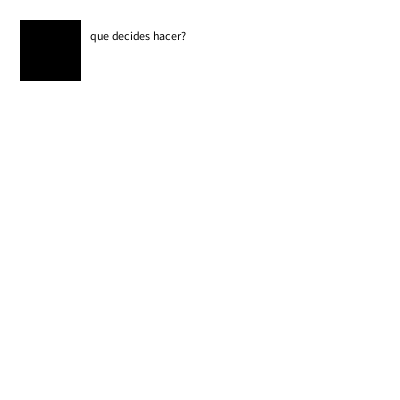
Frame 1 (no input)
Frame 60 (the mouse pressed at the canvas centre just before this capture): identical to frame 1, image omitted
Frame 120 (the mouse held since frame 60 and released just before this capture): identical to frame 1, image omitted

The Processing sketch that drew this single still picture (run headless with seeded random() and noise(); from frame 60 on, the mouse is pressed at the canvas centre):

// Processing sketch: processing_129745
// ── processing_129745.pde

boolean[] fase = {false,false,false,false,false,
                  false,false,false,false,false,
                  false,false,false,false,false,
                  false,false,false,false,false,
                  false,false,false,false,false,
                  false,false,false,false,false,};
int LIMITE = 8;
char[] dato=new char[LIMITE];
String palabra;
int i=0;
String s1 ="Es viernes, hace un día fantástico,  decides irte a la montaña con unos amigos, así que llamas a us compañeros de curso y os vais a un monte que os avían comentado que tenía unas vistas preciosas, con lo que sin pensarlo más cogéis las mochilas y vais allí en busca de la aventura. Cuando llegáis allí hacéis una ruta por el bosque y como se hace de noche, buscáis un claro para plantar las tiendas y dormir. … (escribe sigue!!!)"; 
String s2 ="Te despiertas, tu compañero sigue durmiendo, es de noche, sientes que hay alguien/algo merodeando por fuera, y te preguntas que podrá ser. Escuchas el ruido de una tela al romperse y alguien grita… Que decides hacer?  A) Salir de allí inmediatamente. (escribe salir!!!) B) Ir a ver qué ha pasado allí afuera. (escribe mirar!!!)  C) Permanecer en la tienda.(escribe quedarme)";
String s3 ="Abres la tienda con cuidado, y observas algo saliendo corriendo hacia el sur, decides salir de allí, así que despiertas a tu compañero y le cuentas lo ocurrido.  Los dos sobresaltados os preparáis para salir inmediatamente de allí. … Abrís la tienda y sin pararos a mirar comenzáis a correr hacia el bosque. (Fin.. por ahora)";
String s4 ="Abres la tienda con cuidado, y observas algo saliendo corriendo hacia el sur, despiertas a tu compañero y le cuentas lo ocurrido… Al salir de la tienda observáis que hay manchas de sangre en la tienda de vuestros amigos, y descubrís que uno de los dos yace en el suelo, sangrando, pero cuando os intentáis acercar a el descubrís que está muerto, las manchas de sangre salen de la tienda y van en la misma dirección que la sombra que viste. (Fin.. por ahora)";
String s5 ="Estas tan asustado que prefieres quedarte en el interior de la tienda arropado por tu saco de dormir, te sientes cobarde, pero te escondes en la tranquilidad de la oscuridad y te quedas dormido, ajeno a lo que ocurre fuera… (Fin.. por ahora).";


void setup(){
  size(400,400);
       fill(0);
}
void draw(){  
 background(255);
rect(20,20,60,60);
text("que decides hacer?",90,40);   
   if(fase[0]==true){
      text(palabra, 90, 60);}
      println(palabra);
   if(fase[1]==true){
      text(s1, 20, 100, 360, 270);
}  if(fase[2]==true){
      text(s2, 20, 100, 360, 270);
}  if(fase[3]==true){
      text(s3, 20, 100, 360, 270);
}  if(fase[4]==true){
      text(s4, 20, 100, 360, 270);
}  if(fase[5]==true){
      text(s5, 20, 100, 360, 270);
}}
void keyPressed(){  
      
    if(key!=CODED && i < LIMITE){
        fase[0]=true;
        
        dato[i]=key;
        i++;
        
     }if(keyCode == DELETE&& i >= 1){
       i--;
       dato[i]='\0';
         if(i>0){
         i--;
         }
      }
      if(key==ENTER&&palabra.equals("c,o,n,t,i,n,u,a")){
         fase[1]=true;
      }
      if(key==ENTER&&palabra.equals("s,i,g,u,e,!,!,!")){
        fase[1]=false;
        fase[2]=true;
      }
      if(key==ENTER&&palabra.equals("s,a,l,i,r,!,!,!")){
        fase[2]=false;
        fase[3]=true;
      }
      if(key==ENTER&&palabra.equals("m,i,r,a,r,!,!,!")){
        fase[2]=false;
        fase[4]=true;
      }
      if(key==ENTER&&palabra.equals("q,u,e,d,a,r,m,e")){
        fase[2]=false;
        fase[5]=true;
      }
     
     palabra = new String(dato);
}
